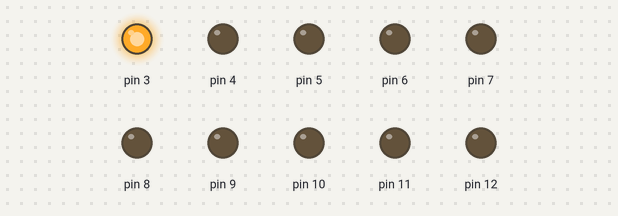
The sketch below on a simulated Arduino Uno, built with avr-gcc and run on an emulated ATmega328P. Parts: output pins drawn as LEDs (lit = HIGH).

Above: at 0.05 s.
At 0.55 s:
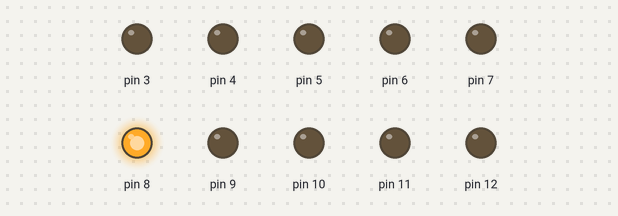
At 1.05 s:
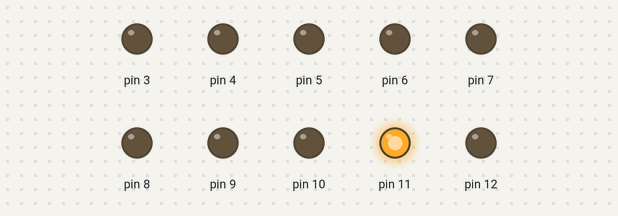
At 2.05 s:
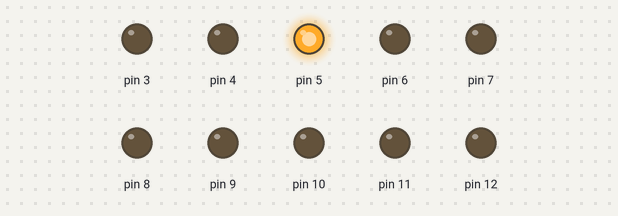
At 3.05 s:
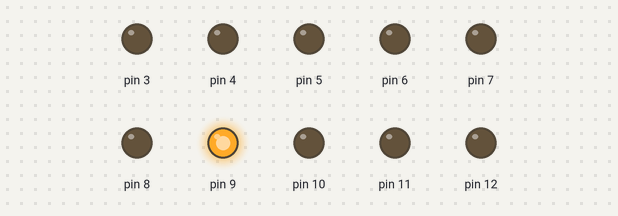
At 4.05 s:
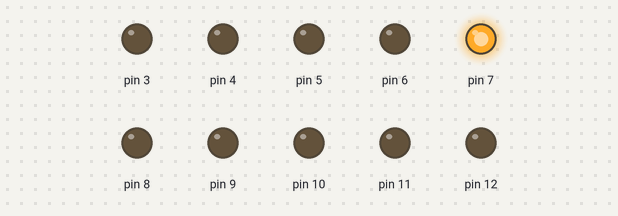
Timing chart, 0 to 4.3 s (numbered marks = the images above):
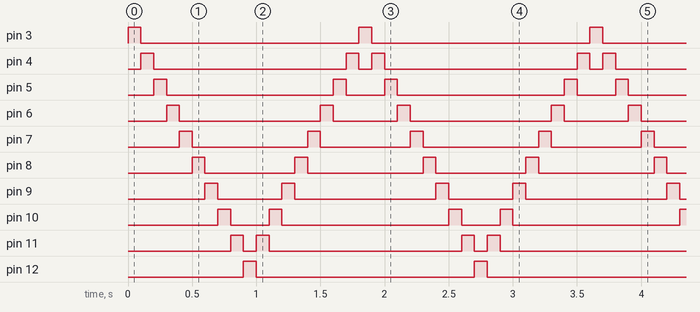

Measured:
- by itself, pin 3, pin 12: alternates HIGH for 0.10 s and LOW for 1.7 s
- by itself, pin 4: repeats every 1.8 s: LOW 1.5 s, HIGH 0.10 s, LOW 0.10 s, HIGH 0.10 s
- by itself, pin 5: repeats every 1.8 s: LOW 1.3 s, HIGH 0.10 s, LOW 0.30 s, HIGH 0.10 s
- by itself, pin 6: repeats every 1.8 s: LOW 1.1 s, HIGH 0.10 s, LOW 0.50 s, HIGH 0.10 s
- by itself, pin 7: repeats every 1.8 s: LOW 0.90 s, HIGH 0.10 s, LOW 0.70 s, HIGH 0.10 s
- by itself, pin 8: repeats every 1.8 s: LOW 0.70 s, HIGH 0.10 s, LOW 0.90 s, HIGH 0.10 s
- by itself, pin 9: repeats every 1.8 s: LOW 0.50 s, HIGH 0.10 s, LOW 1.1 s, HIGH 0.10 s
- by itself, pin 10: repeats every 1.8 s: LOW 0.30 s, HIGH 0.10 s, LOW 1.3 s, HIGH 0.10 s

The sketch:

knight-rider-03.ino
```cpp
// Using 10 LEDs, Starting from pin 03 to pin 12
// Using FOR...

int t = 100;

void setup() {
  for(int i = 3; i<13; i++) {
    pinMode(i, OUTPUT);
  }
}

void loop() {
  for(int i = 3; i<13; i++) {
    digitalWrite(i, HIGH);
    delay(t);
    digitalWrite(i, LOW);
  }

  for(int i = 11; i>3; i--) {
    digitalWrite(i, HIGH);
    delay(t);
    digitalWrite(i, LOW);
  }
}
```
